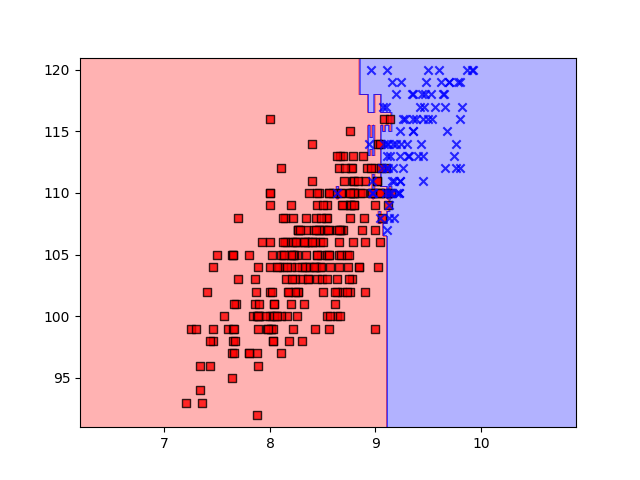

Generate this figure with Python:
"""
Name: Danesh Badlani
Test 2
Implementation of Random Forest
"""

# import statements
from sklearn.model_selection import train_test_split
import pandas as pd 
import numpy as np
import matplotlib.pyplot as plt 
from matplotlib.colors import ListedColormap
import tensorflow as tf
from sklearn.preprocessing import StandardScaler
from sklearn.ensemble import RandomForestClassifier
from sklearn.metrics import accuracy_score
from sklearn.metrics import f1_score
from sklearn.metrics import precision_score
from sklearn.metrics import recall_score


def plot_decision_regions(X, y, classifier, test_idx=None, resolution=0.02):

    # setup marker generator and color map
    markers = ('s', 'x', 'o', '^', 'v')
    colors = ('red', 'blue', 'lightgreen', 'gray', 'cyan')
    cmap = ListedColormap(colors[:len(np.unique(y))])
    classifier.fit(X, y)
    # plot the decision surface
    x1_min, x1_max = X[:, 0].min() - 1, X[:, 0].max() + 1
    x2_min, x2_max = X[:, 1].min() - 1, X[:, 1].max() + 1
    xx1, xx2 = np.meshgrid(np.arange(x1_min, x1_max, resolution),
                           np.arange(x2_min, x2_max, resolution))
    Z = classifier.predict(np.array([xx1.ravel(), xx2.ravel()]).T)
    Z = Z.reshape(xx1.shape)
    plt.contourf(xx1, xx2, Z, alpha=0.3, cmap=cmap)
    plt.xlim(xx1.min(), xx1.max())
    plt.ylim(xx2.min(), xx2.max())

    for idx, cl in enumerate(np.unique(y)):
        plt.scatter(x=X[y == cl, 0], 
                    y=X[y == cl, 1],
                    alpha=0.8, 
                    c=colors[idx],
                    marker=markers[idx], 
                    label=cl, 
                    edgecolor='black')

    # highlight test examples
    if test_idx:
        # plot all examples
        X_test, y_test = X[test_idx, :], y[test_idx]

        plt.scatter(X_test[:, 0],
                    X_test[:, 1],
                    c='',
                    edgecolor='black',
                    alpha=1.0,
                    linewidth=1,
                    marker='o',
                    s=100, 
                    label='test set')

#read the data into a pandas dataframe
df = pd.read_csv('Admission_Predict.csv')
df.dropna(inplace=True)


#read the data into a pandas dataframe
df = pd.read_csv('Admission_Predict.csv')
df.dropna(inplace=True)


df.columns = ["No", "GRE", "TOEFL", "UR", "SOP", "LOR", "CGPA", "RES", "CoA", "RACE", "SES"]


#print(df.describe())
X = df[['GRE', 'TOEFL', 'CGPA']]
y = df['CoA']

X_train, X_test, y_train, y_test = train_test_split(X, y, test_size = 0.2, random_state=1)

# chose 0.82 because it is the 3rd quartile for chance of admit
ty_train=[1 if CoA > 0.82 else 0 for CoA in y_train] # learned from internet
ty_train=np.array(ty_train)

ty_test=[1 if CoA > 0.82 else 0 for CoA in y_test] #learned from internet
ty_test=np.array(ty_test)

forest = RandomForestClassifier(criterion='gini', n_estimators=25, random_state=1, n_jobs=2)
forest.fit(X_train, ty_train)
rf_pred = forest.predict(X_test)


X_combined_std = np.vstack((X_train[['CGPA', 'TOEFL']], X_test[['CGPA', 'TOEFL']]))
y_combined = np.hstack((ty_train, ty_test))
plot_decision_regions(X=X_combined_std, y=y_combined, classifier=RandomForestClassifier(criterion='gini', n_estimators=25, random_state=1, n_jobs=2))
plt.savefig("random_forest.png")
plt.show()

print("Random Forest Accuracy: %.3f" % accuracy_score(ty_test, rf_pred))
print("Random Forest F1-Score: %.3f" % f1_score(ty_test, rf_pred))
print("Random Forest Precision: %.3f" % precision_score(ty_test, rf_pred))
print("Random Forest Recall: %.3f" % recall_score(ty_test, rf_pred))
# Random Forest Accuracy: 0.944
# Random Forest F1-Score: 0.920
# Random Forest Precision: 0.958
# Random Forest Recall: 0.885